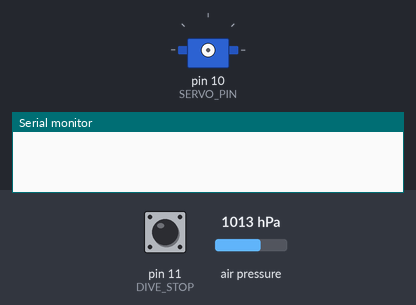
The sketch below on a simulated Arduino Uno, built with avr-gcc and run on an emulated ATmega328P. Shown: servo, the last lines printed to the serial monitor. The inputs (shaded band) are chosen by the test bench; at power-on: pin 11 (DIVE_STOP) HIGH, air pressure 1013 hPa.

Above: at 0.8 s.
0.9 s: pin 11 (DIVE_STOP) pulled LOW for 0.15 s
At 1.9 s:
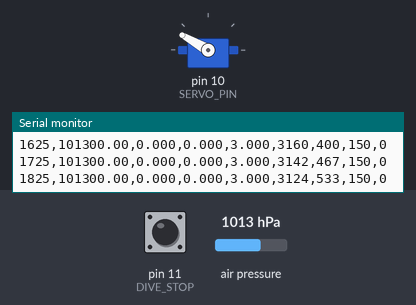
4.0 s: air pressure set to 952 hPa
At 4.8 s:
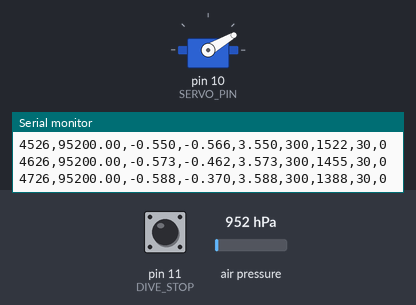
7.0 s: air pressure set to 975 hPa
At 9.23 s:
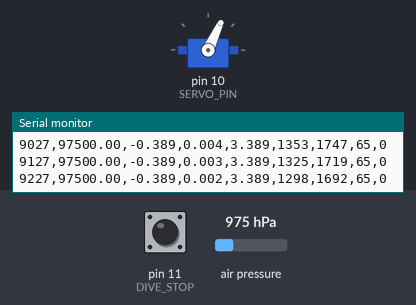
10.0 s: pin 11 (DIVE_STOP) pulled LOW for 1 s
Timing chart, 0 to 15.7 s (numbered marks = the images above; inputs shaded):
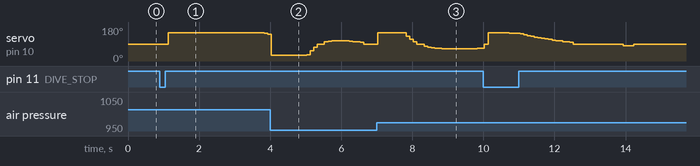

Measured:
- after the input at 0.9 s, servo on pin 10 (SERVO_PIN): 90° → 150° after 0.23 s, → 147° 2.7 s later, → 142° 0.10 s later

The sketch:

seaglider_depth_pid.ino
```cpp
// Seaglider depth-hold controller (PID on depth, cascaded to plunger position).
//
// Built on the SeaGlide starter firmware (RoboNation, https://seaglide.org/firmware)
// for the same hardware: a continuous-rotation servo drives the plunger and
// counterweight, and a limit switch marks the fully-dived end of travel.
// A pressure sensor on I2C supplies depth.
//
// How it differs from a plain "depth error -> servo speed" loop:
//   A continuous-rotation servo sets plunger SPEED, but buoyancy depends on plunger
//   POSITION. Feeding a PID straight into servo speed puts two integrators between
//   the controller and the depth, which tends to oscillate. So this sketch splits it:
//     outer loop: PID on depth  -> desired plunger position (a buoyancy setting)
//     inner loop: proportional  -> servo speed that moves the plunger to that position
//   The plunger position is estimated by timing the servo (no position sensor) and is
//   re-zeroed every time the dive limit switch is hit.
//
// Sensor: a BMP280 is NOT waterproof. Set SENSOR to SENSOR_MS5837 (Blue Robotics
// Bar30/Bar02 library) for any run that goes underwater.
#include <Wire.h>
#include <Servo.h>

#define SENSOR_BMP280 0
#define SENSOR_MS5837 1
#define SENSOR SENSOR_BMP280          // <- change to SENSOR_MS5837 before going underwater

#if SENSOR == SENSOR_MS5837
  #include <MS5837.h>
  MS5837 pressureSensor;
#else
  #include <Adafruit_BMP280.h>
  Adafruit_BMP280 pressureSensor;
#endif

Servo myservo;

// ---------------- Pins (match the build) ----------------
const byte SERVO_PIN = 10;
const byte DIVE_STOP = 11;            // LOW when the plunger is at the fully-dived end

// ---------------- Servo ----------------
// 0 = dive (take in water), 180 = rise (push out). 90 = stopped; trim if yours creeps.
const int   SERVO_STOP        = 90;
const int   SERVO_FULL        = 90;   // deflection from stop at full speed (0 or 180)
const int   SERVO_RANGE       = 60;   // max deflection used by the controller
const int   SERVO_MIN_MOVE    = 8;    // smallest deflection that actually turns your servo (measure)

// ---------------- Plunger position estimate ----------------
// Time for the plunger to go end to end at FULL deflection. Measure this on the
// bench. The estimate assumes speed is proportional to deflection; check that too,
// since many servos saturate well before full deflection.
const float TRAVEL_MS         = 15500.0;
const float NEUTRAL_MS        = 7750.0;   // plunger position that gives neutral buoyancy; the
                                          // integral term trims the error in this guess
const float POS_DEADBAND_MS   = 150.0;    // stop the plunger when within this of the target
const float POS_KP            = 0.06;     // servo degrees per ms of position error (60 deg at 1 s)
const float END_MARGIN_MS     = 300.0;    // keep the commanded target this far from the ends

// ---------------- Depth control ----------------
const float TARGET_DEPTH_M    = 3.0;      // set per test
const float MAX_DEPTH_M       = 5.0;      // above this, rise at full range. Keep below hull/sensor rating.
const float KP_MS_PER_M       = 1500.0;   // plunger ms per meter of depth error (tune)
const float KI_MS_PER_MS      = 60.0;     // plunger ms per (meter * second) of error (tune)
const float KD_MS_PER_MPS     = 9000.0;   // plunger ms per m/s of vertical speed (tune)
const float I_LIMIT_MS        = 3000.0;   // clamp on the integral term
const float DEPTH_DEADBAND_M  = 0.10;     // treat error inside this as zero so it doesn't hunt

// ---------------- Sensor handling ----------------
const float FLUID_DENSITY     = 997.0;    // kg/m^3: fresh water ~997, seawater ~1025
const float GRAVITY           = 9.80665;
const float MAX_JUMP_M        = 1.0;      // a single reading farther than this from the filter is a spike
const byte  MAX_REJECTS       = 5;        // ...unless it persists this many loops in a row, then believe it
const float DEPTH_ALPHA       = 0.3;      // depth low-pass: lower = smoother, slower
const float VEL_ALPHA         = 0.3;      // vertical-speed low-pass
const unsigned long SENSOR_TIMEOUT_MS = 1000;  // no good reading for this long -> fail-safe rise

// ---------------- Timing ----------------
const unsigned long LOOP_MS   = 100;
const unsigned long HOMING_TIMEOUT_MS = 20000;

// ---------------- State ----------------
float surfacePa   = 0;
float depthM      = 0;
float velMps      = 0;                // + = descending
float iTermMs     = 0;
float plungerMs   = 0;                // 0 = fully dived, TRAVEL_MS = fully risen
byte  rejects     = 0;
unsigned long lastLoop = 0;
unsigned long lastGoodRead = 0;
bool  failSafe    = false;

// Returns true and sets pa on a good reading.
bool readPressurePa(float &pa) {
#if SENSOR == SENSOR_MS5837
  pressureSensor.read();
  pa = pressureSensor.pressure() * 100.0;      // library returns mbar
#else
  pa = pressureSensor.readPressure();
#endif
  return !isnan(pa) && pa > 30000.0 && pa < 200000.0;   // plausible absolute range
}

void halt(const char *msg) {
  myservo.write(SERVO_STOP);
  Serial.println(msg);
  while (1);
}

void setup() {
  Serial.begin(115200);
  pinMode(DIVE_STOP, INPUT_PULLUP);

#if SENSOR == SENSOR_MS5837
  Wire.begin();
  if (!pressureSensor.init()) halt("Pressure sensor not found");
  pressureSensor.setModel(MS5837::MS5837_30BA);   // use MS5837_02BA for the Bar02
  pressureSensor.setFluidDensity(FLUID_DENSITY);
#else
  if (!pressureSensor.begin(0x76)) halt("Pressure sensor not found");
#endif

  // Zero depth at the surface: average good readings.
  float sum = 0;
  int n = 0;
  for (int i = 0; i < 30 && n < 20; i++) {
    float pa;
    if (readPressurePa(pa)) { sum += pa; n++; }
    delay(50);
  }
  if (n < 20) halt("Could not get a stable surface pressure");
  surfacePa = sum / n;

  // Home the plunger to the dive limit switch.
  myservo.attach(SERVO_PIN);
  myservo.write(SERVO_STOP - SERVO_RANGE);
  unsigned long t0 = millis();
  while (digitalRead(DIVE_STOP) == HIGH) {
    if (millis() - t0 > HOMING_TIMEOUT_MS) halt("Homing timed out: check limit switch and servo");
  }
  myservo.write(SERVO_STOP);
  plungerMs = 0;

  Serial.println("time_ms,pressure_pa,depth_m,vel_mps,error_m,target_ms,plunger_ms,servo_cmd,flags");
  lastLoop = lastGoodRead = millis();
}

void loop() {
  unsigned long now = millis();
  if (now - lastLoop < LOOP_MS) return;
  float dt = (now - lastLoop) / 1000.0;
  lastLoop = now;

  // ---- Sensor: validate, reject spikes, low-pass, differentiate ----
  float pa;
  bool ok = readPressurePa(pa);
  if (ok) {
    lastGoodRead = now;
    float raw = (pa - surfacePa) / (FLUID_DENSITY * GRAVITY);
    if (fabs(raw - depthM) < MAX_JUMP_M || rejects >= MAX_REJECTS) {
      if (rejects >= MAX_REJECTS) depthM = raw;              // persistent jump is real: re-seed
      float prev = depthM;
      depthM = DEPTH_ALPHA * raw + (1.0 - DEPTH_ALPHA) * depthM;
      velMps = VEL_ALPHA * ((depthM - prev) / dt) + (1.0 - VEL_ALPHA) * velMps;
      rejects = 0;
    } else {
      rejects++;
    }
  }
  failSafe = (now - lastGoodRead) > SENSOR_TIMEOUT_MS;

  // ---- Outer loop: PID on depth -> desired plunger position ----
  float error = TARGET_DEPTH_M - depthM;           // + = need to go deeper
  if (fabs(error) < DEPTH_DEADBAND_M) error = 0;

  float pTerm = KP_MS_PER_M * error;
  float dTerm = -KD_MS_PER_MPS * velMps;           // derivative on measurement (no kick on setpoint change)
  float targetMs = NEUTRAL_MS - (pTerm + iTermMs + dTerm);   // deeper -> toward 0 (dive end)

  float lo = END_MARGIN_MS, hi = TRAVEL_MS - END_MARGIN_MS;
  bool saturated = (targetMs < lo && error > 0) || (targetMs > hi && error < 0);
  if (!saturated && ok) {                          // conditional integration = anti-windup
    iTermMs = constrain(iTermMs + KI_MS_PER_MS * error * dt, -I_LIMIT_MS, I_LIMIT_MS);
  }
  targetMs = constrain(targetMs, lo, hi);

  // ---- Safety overrides: too deep or no sensor -> rise ----
  byte flags = 0;
  if (depthM > MAX_DEPTH_M) { targetMs = hi; flags |= 1; }
  if (failSafe)             { targetMs = hi; flags |= 2; }

  // ---- Inner loop: plunger position -> servo speed ----
  float posErr = targetMs - plungerMs;             // + = needs to move toward rise
  int cmd = SERVO_STOP;
  if (fabs(posErr) > POS_DEADBAND_MS) {
    int defl = (int)constrain(fabs(posErr) * POS_KP, (float)SERVO_MIN_MOVE, (float)SERVO_RANGE);
    if (flags) defl = SERVO_RANGE;                 // safety rise at full controller speed
    cmd = SERVO_STOP + (posErr > 0 ? defl : -defl);
  }

  // Hard limits: dive switch is real; the rise end is only estimated.
  if (cmd < SERVO_STOP && digitalRead(DIVE_STOP) == LOW) { cmd = SERVO_STOP; plungerMs = 0; }
  if (cmd > SERVO_STOP && plungerMs >= TRAVEL_MS)          cmd = SERVO_STOP;

  myservo.write(cmd);

  // Dead-reckon plunger position (+ = toward rise).
  plungerMs = constrain(plungerMs + ((float)(cmd - SERVO_STOP) / SERVO_FULL) * dt * 1000.0, 0.0, TRAVEL_MS);
  if (digitalRead(DIVE_STOP) == LOW) plungerMs = 0;   // re-zero whenever the switch is pressed

  // ---- Log for plotting ----
  Serial.print(now);          Serial.print(',');
  Serial.print(ok ? pa : NAN); Serial.print(',');
  Serial.print(depthM, 3);    Serial.print(',');
  Serial.print(velMps, 3);    Serial.print(',');
  Serial.print(error, 3);     Serial.print(',');
  Serial.print(targetMs, 0);  Serial.print(',');
  Serial.print(plungerMs, 0); Serial.print(',');
  Serial.print(cmd);          Serial.print(',');
  Serial.println(flags);
}
```
